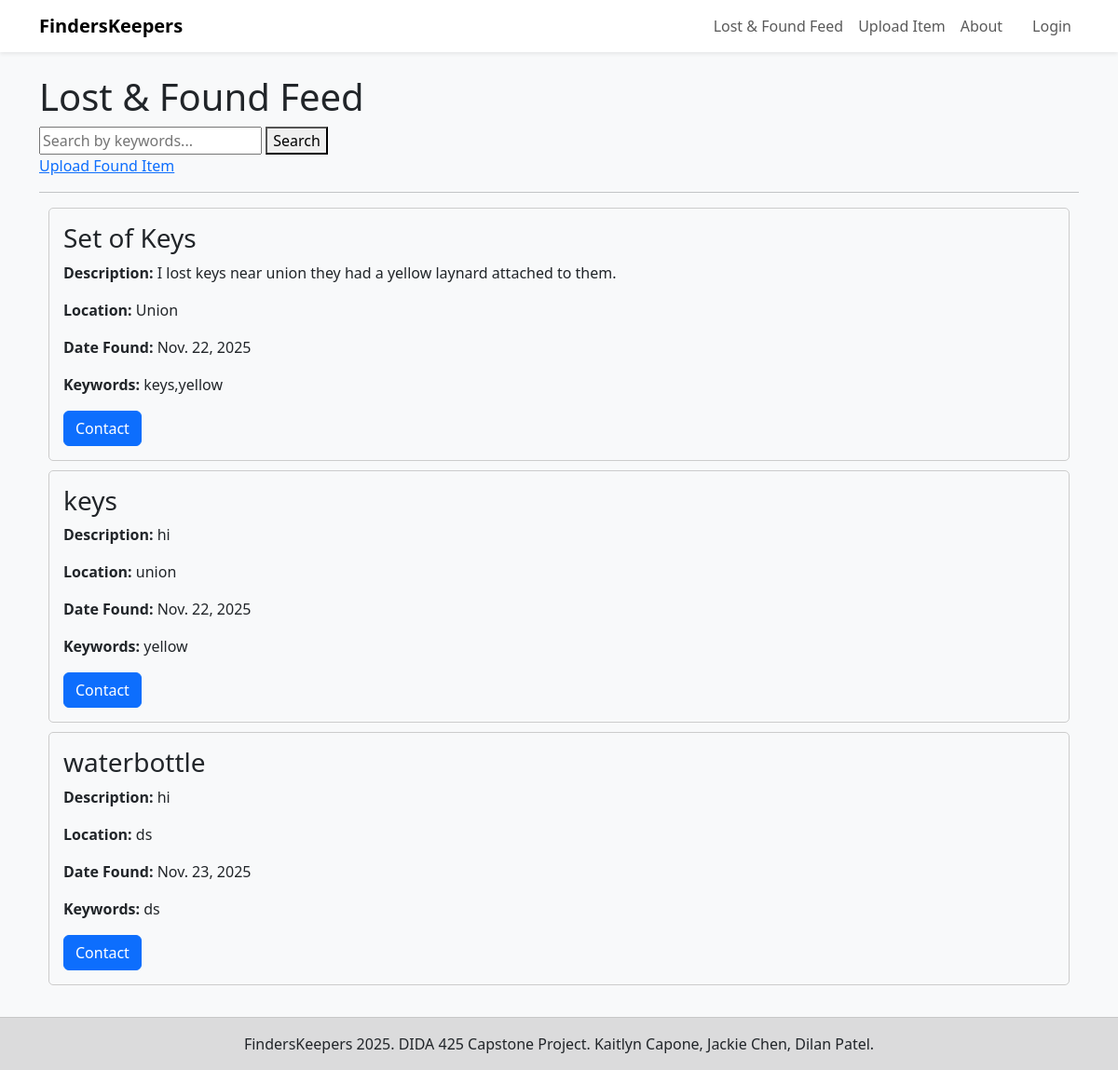
Before: /main-feed/ with the older database file.
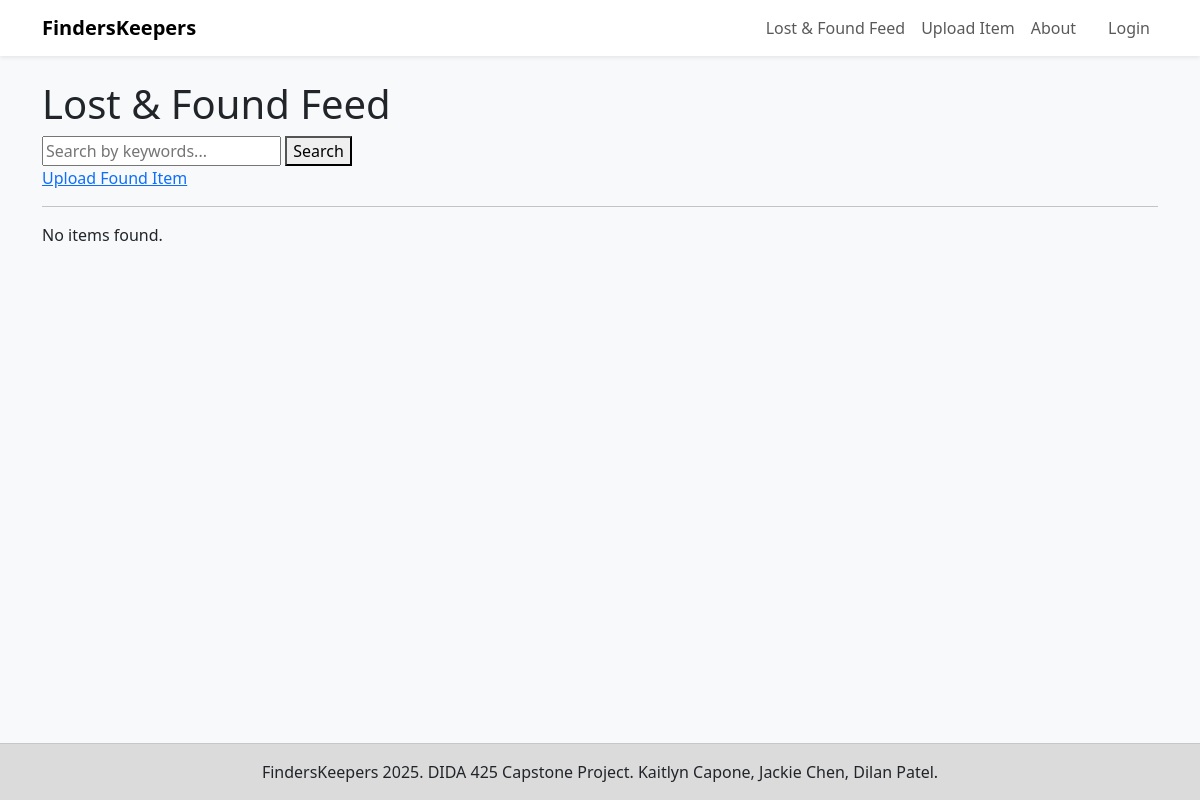
After: the same page with the newer database file.
### lostandfound/models.py (models this page shows, shortened)
class FoundItem(models.Model):
    user = models.ForeignKey(User, on_delete=models.CASCADE)
    title = models.CharField(max_length=100)
    description = models.TextField()
    location = models.CharField(max_length=100)
    date_found = models.DateField(auto_now_add=True)
    contact_info = models.CharField(max_length=100)
    keywords = models.CharField(max_length=200, help_text="Comma-separated keywords for search")

### lostandfound/views.py (the view)
# urls.py: path('main-feed/', views.main_feed, name='main_feed'),
def main_feed(request):
    query = request.GET.get('q')
    if query:
        items = FoundItem.objects.filter(keywords__icontains=query).order_by('-date_found')
    else:
        items = FoundItem.objects.all().order_by('-date_found')
    items = list(items)
    items.reverse()
    return render(request, 'lostandfound/main_feed.html', {'items': items})

### lostandfound/templates/lostandfound/main_feed.html (shortened to what this page needs)
{% extends 'lostandfound/base.html' %}
{% block content %}
<h1>Lost & Found Feed</h1>
<div class="search-box">
    <form method="GET">
        <input type="text" name="q" placeholder="Search by keywords..." value="{{ request.GET.q }}">
        <button type="submit">Search</button>
    </form>
</div>
<a href="{% url 'upload' %}">Upload Found Item</a>
<hr>
{% for item in items %}
    <div style="border: 1px solid #ccc; padding: 15px; margin: 10px; border-radius: 5px;">
        <h3>{{ item.title }}</h3>
        <p><strong>Description:</strong> {{ item.description }}</p>
        <p><strong>Location:</strong> {{ item.location }}</p>
        <p><strong>Date Found:</strong> {{ item.date_found }}</p>
        <p><strong>Keywords:</strong> {{ item.keywords }}</p>
        <a href="{% url 'contact_post_owner' item.id %}" class="btn btn-primary">Contact</a>
    </div>
{% empty %}
    <p>No items found.</p>
{% endfor %}
{% endblock %}

### lostandfound/templates/lostandfound/base.html (shortened to what this page needs)
<!DOCTYPE html>
<html lang="en">
<head>
    <link
      href="https://cdn.jsdelivr.net/npm/bootstrap@5.3.2/dist/css/bootstrap.min.css"
      rel="stylesheet"
    />
    <link
      href="https://cdn.lineicons.com/5.0/lineicons.css"
      rel="stylesheet"
    />
</head>
<body class="d-flex flex-column min-vh-100 bg-light">
    <nav class="navbar navbar-expand-lg navbar-light bg-white shadow-sm mb-4">
        <div class="container">
            <a class="navbar-brand fw-bold" href="{% url 'home' %}">
                 FindersKeepers
            </a>
            <div class="collapse navbar-collapse" id="navbarNav">
                <ul class="navbar-nav ms-auto">
                    <li class="nav-item">
                        <a class="nav-link" href="{% url 'main_feed' %}">
                             Lost & Found Feed
                        </a>
                    </li>
                    <li class="nav-item">
                        <a class="nav-link" href="{% url 'upload' %}">
                             Upload Item
                        </a>
                    </li>
                    <li class="nav-item">
                        <a class="nav-link" href="{% url 'about' %}">
                             About
                        </a>
                    </li>
                    {% if user.is_authenticated %}
                    <li class="nav-item d-flex align-items-center ms-3">
                        <span class="text-muted me-2">
                            <i class="lni lni-user"></i> {{ user.username }}
                        </span>
                        <form method="post" action="{% url 'logout' %}">
                            {% csrf_token %}
                            <button class="btn btn-outline-secondary btn-sm" type="submit">
                                <i class="lni lni-exit"></i> Logout
                            </button>
                        </form>
                    </li>
                    {% else %}
                    <li class="nav-item ms-3">
                        <a class="nav-link" href="{% url 'login' %}">
                             Login
                        </a>
                    </li>
                    {% endif %}
                </ul>
            </div>
        </div>
    </nav>
<div class="container mb-4">
    {% block content %}
    {% endblock %}
</div>
<footer class="text-center text-dark py-3 mt-auto" style="background-color: rgba(200, 200, 200, 0.6); border-top: 1px solid rgba(180, 180, 180, 0.5);">
    <div class="container">
        FindersKeepers 2025. DIDA 425 Capstone Project. Kaitlyn Capone, Jackie Chen, Dilan Patel.
    </div>
</footer>
</body>
</html>

Changed rows visible on the page:
removed FoundItem: title "Set of Keys", description "I lost keys near union they had a yellow laynard attached to them.", location "Union", date_found "Nov. 22, 2025", keywords "keys,yellow"
removed FoundItem: title "keys", description "hi", location "union", date_found "Nov. 22, 2025", keywords "yellow"
removed FoundItem: title "waterbottle", description "hi", location "ds", date_found "Nov. 23, 2025", keywords "ds"
Other visible differences:
text now shown: "No items found."
